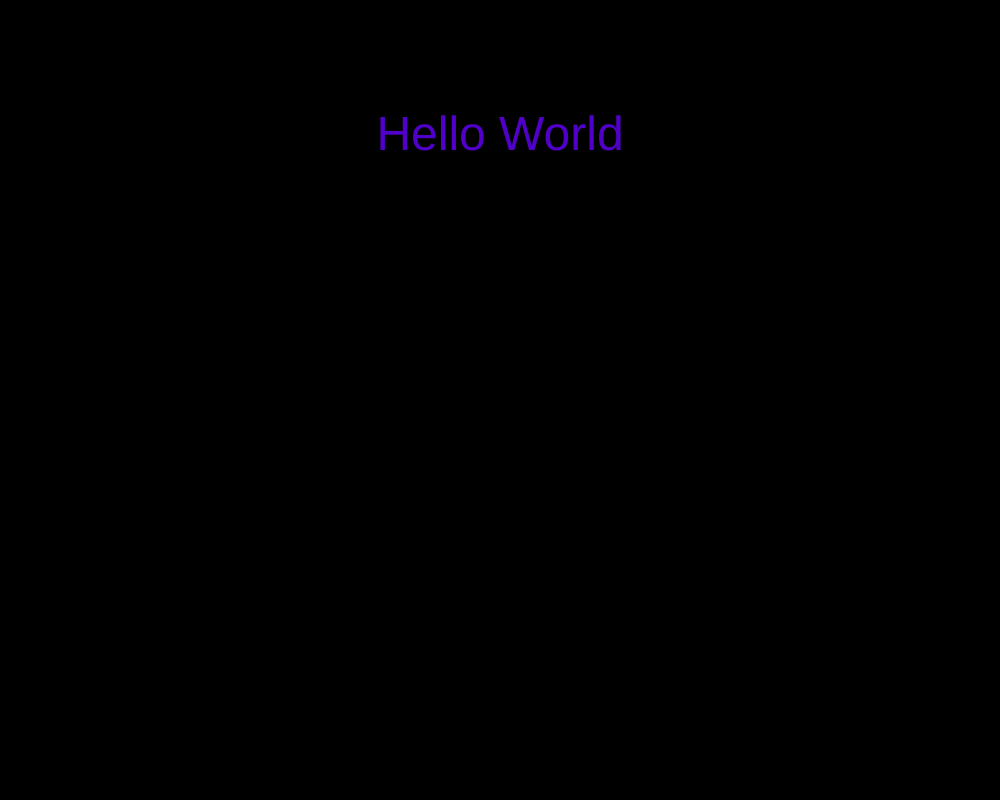
Frame 1 (no input)
Frame 60 (no input): identical to frame 1, image omitted
Frame 120 (the mouse pressed at the canvas centre since frame 60): identical to frame 1, image omitted

The p5.js sketch that drew this single still picture (run headless with seeded random() and noise() and a simulated clock; from frame 60 on, the mouse is pressed at the canvas centre):

// p5.js sketch
// ── sketch.js

// Setup code goes here
function setup() {
  createCanvas(1000, 800);

  textSize(48);
  textAlign(CENTER);  
 }


// Draw code goes here
function draw() {
  background(0);

  fill(80,0,200);
  text('Hello World', width/2, 150);

}
